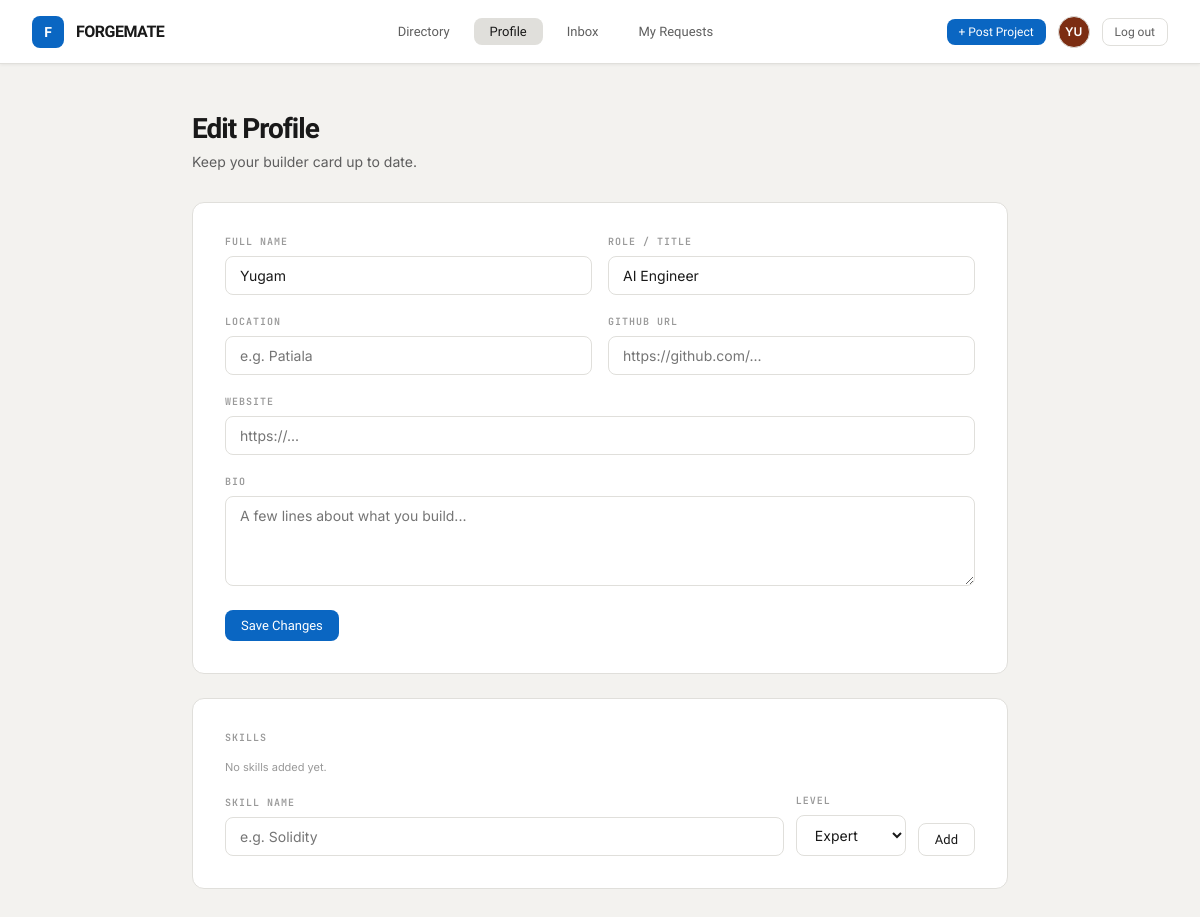
The page /profile/edit (signed in) on the database as committed earlier.
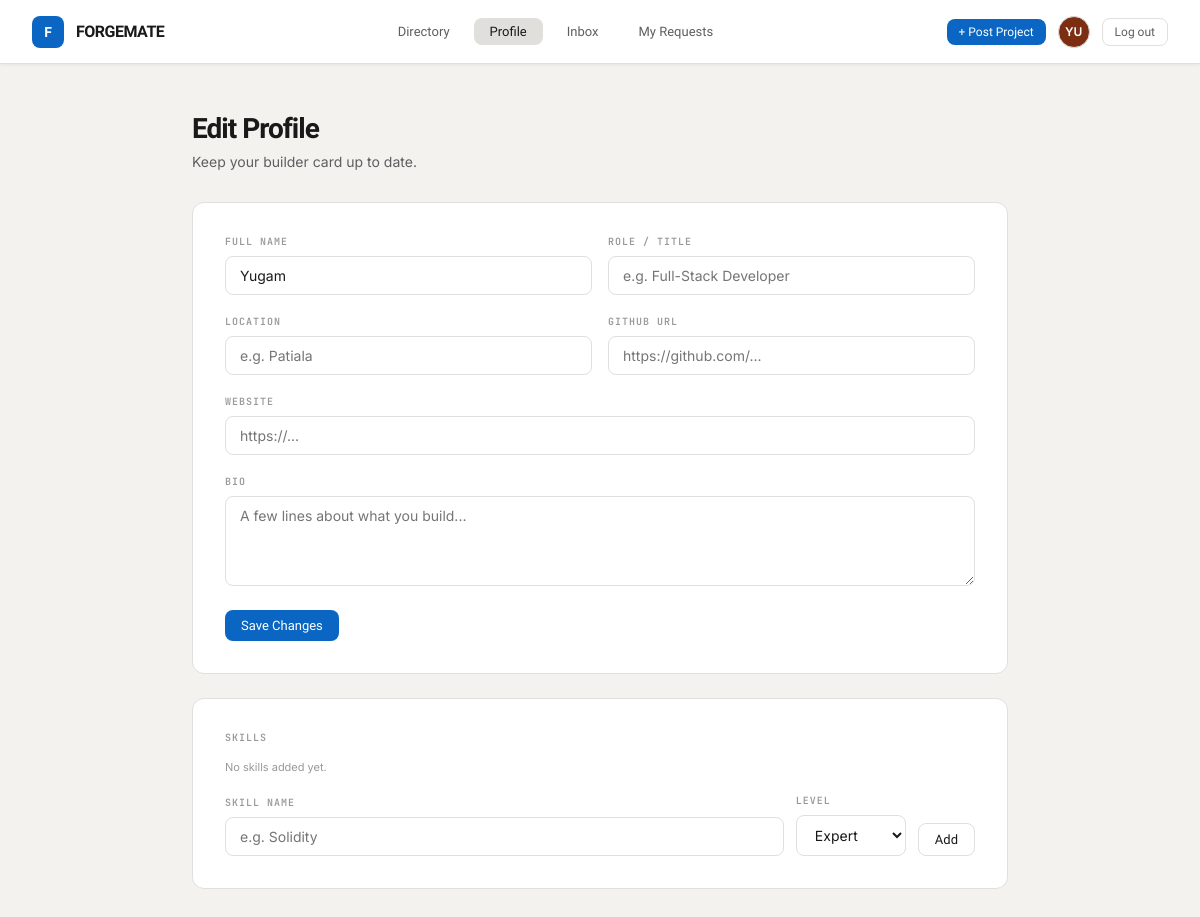
The same page on the database as committed later.
### models.py (models this page shows, shortened)
class User(UserMixin, db.Model):
    id = db.Column(db.Integer, primary_key=True)
    username = db.Column(db.String(50), unique=True, nullable=False)
    email = db.Column(db.String(120), unique=True, nullable=False)
    password_hash = db.Column(db.String(255), nullable=False)
    full_name = db.Column(db.String(120))
    role_title = db.Column(db.String(150), default="")
    location = db.Column(db.String(120), default="")
    github_url = db.Column(db.String(200), default="")
    website_url = db.Column(db.String(200), default="")
    bio = db.Column(db.Text, default="")
    created_at = db.Column(db.DateTime, default=datetime.utcnow)
    skills = db.relationship(
        "Skill", backref="user", cascade="all, delete-orphan", lazy="dynamic"
    )
    led_projects = db.relationship(
        "Project", backref="lead", foreign_keys="Project.lead_id", lazy="dynamic"
    )
    memberships = db.relationship(
        "ProjectMember", backref="user", cascade="all, delete-orphan", lazy="dynamic"
    )
    @property
    def display_name(self):
        return self.full_name or self.username
    @property
    def initials(self):
        parts = [p for p in self.display_name.split() if p]
        if not parts:
            return "?"
        if len(parts) == 1:
            return parts[0][:2].upper()
        return (parts[0][0] + parts[1][0]).upper()
    @property
    def avatar_color(self):
        palette = ["#0038FF", "#14532D", "#7C2D12", "#55555C", "#0F0F11"]
        return palette[self.id % len(palette)]
    @property
    def pending_inbox_count(self):
        return JoinRequest.query.join(Project).filter(
            Project.lead_id == self.id, JoinRequest.status == "pending"
        ).count()

### app.py (the view, shortened to what this page needs)
@app.route("/profile/edit", methods=["GET", "POST"])
@login_required
def edit_profile():
    return render_template("profile_edit.html", levels=SKILL_LEVELS)

### app.py (called while the page is built)
@login_manager.user_loader
def load_user(user_id):
    return User.query.get(int(user_id))

@app.context_processor
def inject_active_page():
    section_map = {
        "directory": "directory", "project_detail": "directory", "new_project": "directory",
        "my_profile": "profile", "view_profile": "profile", "edit_profile": "profile",
        "inbox": "inbox",
        "my_requests": "my_requests",
    }
    return {"active_page": section_map.get(request.endpoint, "")}

### templates/profile_edit.html (shortened to what this page needs)
{% extends "base.html" %}
{% block content %}
<div class="page-header">
  <h1>Edit Profile</h1>
  <p>Keep your builder card up to date.</p>
</div>
<div class="form-container">
  <div class="card">
    <form method="post" action="{{ url_for('edit_profile') }}">
      <div class="form-row">
        <div class="form-group">
          <label class="form-label">Full name</label>
          <input class="form-input" type="text" name="full_name" value="{{ current_user.full_name }}">
        </div>
        <div class="form-group">
          <label class="form-label">Role / title</label>
          <input class="form-input" type="text" name="role_title" value="{{ current_user.role_title }}" placeholder="e.g. Full-Stack Developer">
        </div>
      </div>
      <div class="form-row">
        <div class="form-group">
          <label class="form-label">Location</label>
          <input class="form-input" type="text" name="location" value="{{ current_user.location }}" placeholder="e.g. Patiala">
        </div>
        <div class="form-group">
          <label class="form-label">GitHub URL</label>
          <input class="form-input" type="text" name="github_url" value="{{ current_user.github_url }}" placeholder="https://github.com/...">
        </div>
      </div>
      <div class="form-group">
        <label class="form-label">Website</label>
        <input class="form-input" type="text" name="website_url" value="{{ current_user.website_url }}" placeholder="https://...">
      </div>
      <div class="form-group">
        <label class="form-label">Bio</label>
        <textarea class="form-textarea" name="bio" placeholder="A few lines about what you build...">{{ current_user.bio }}</textarea>
      </div>
      <button class="btn btn-primary" type="submit">Save Changes</button>
    </form>
  </div>
  <div class="card" style="margin-top:24px;">
    <div class="form-label" style="margin-bottom:16px;">Skills</div>
    {% set skills_list = current_user.skills.all() %}
    {% if skills_list %}
    <div class="skills-cloud" style="margin-bottom:20px;">
      {% for s in skills_list %}
      <span class="skill-pill {{ s.level }}">
        {{ s.name }}
        <form method="post" action="{{ url_for('delete_skill', skill_id=s.id) }}" style="display:inline;">
          <button type="submit" title="Remove">✕</button>
        </form>
      </span>
      {% endfor %}
    </div>
    {% else %}
    <p class="proj-sub-text" style="margin-bottom:20px;">No skills added yet.</p>
    {% endif %}
    <form method="post" action="{{ url_for('add_skill') }}" style="display:flex; gap:12px; align-items:flex-end;">
      <div class="form-group" style="flex:1; margin-bottom:0;">
        <label class="form-label">Skill name</label>
        <input class="form-input" type="text" name="skill_name" placeholder="e.g. Solidity" required>
      </div>
      <div class="form-group" style="margin-bottom:0;">
        <label class="form-label">Level</label>
        <select class="form-select" name="skill_level">
          {% for lvl in levels %}
          <option value="{{ lvl }}">{{ lvl|capitalize }}</option>
          {% endfor %}
        </select>
      </div>
      <button class="btn btn-secondary" type="submit">Add</button>
    </form>
  </div>
</div>
{% endblock %}

### templates/base.html (shortened to what this page needs)
<!DOCTYPE html>
<html lang="en">
<head>
<link rel="stylesheet" href="{{ url_for('static', filename='css/style.css') }}">
</head>
<body>
<nav>
  <a class="nav-logo" href="{{ url_for('landing') }}">
    <div class="nav-logo-icon">F</div>
    <span class="nav-logo-text">FORGEMATE</span>
  </a>
  {% if current_user.is_authenticated %}
  <div class="nav-links">
    <a class="nav-link {{ 'active' if active_page=='directory' }}" href="{{ url_for('directory') }}">Directory</a>
    <a class="nav-link {{ 'active' if active_page=='profile' }}" href="{{ url_for('my_profile') }}">Profile</a>
    <a class="nav-link {{ 'active' if active_page=='inbox' }}" href="{{ url_for('inbox') }}">
      Inbox
    </a>
    <a class="nav-link {{ 'active' if active_page=='my_requests' }}" href="{{ url_for('my_requests') }}">My Requests</a>
  </div>
  <div class="nav-actions">
    <a class="btn btn-primary btn-sm" href="{{ url_for('new_project') }}">+ Post Project</a>
    <a class="nav-avatar" style="background:{{ current_user.avatar_color }};" href="{{ url_for('my_profile') }}" title="{{ current_user.display_name }}">{{ current_user.initials }}</a>
    <a class="btn btn-ghost btn-sm" href="{{ url_for('logout') }}">Log out</a>
  </div>
  {% else %}
  <div class="nav-links"></div>
  <div class="nav-actions">
    <a class="btn btn-ghost btn-sm" href="{{ url_for('login') }}">Log in</a>
    <a class="btn btn-primary btn-sm" href="{{ url_for('register') }}">Sign up free →</a>
  </div>
  {% endif %}
</nav>
<div class="page">
  {% block content %}{% endblock %}
</div>
</body>
</html>

Rows that differ between the two databases and show on the page:
changed User "YU": role_title "AI Engineer" → (not shown)
